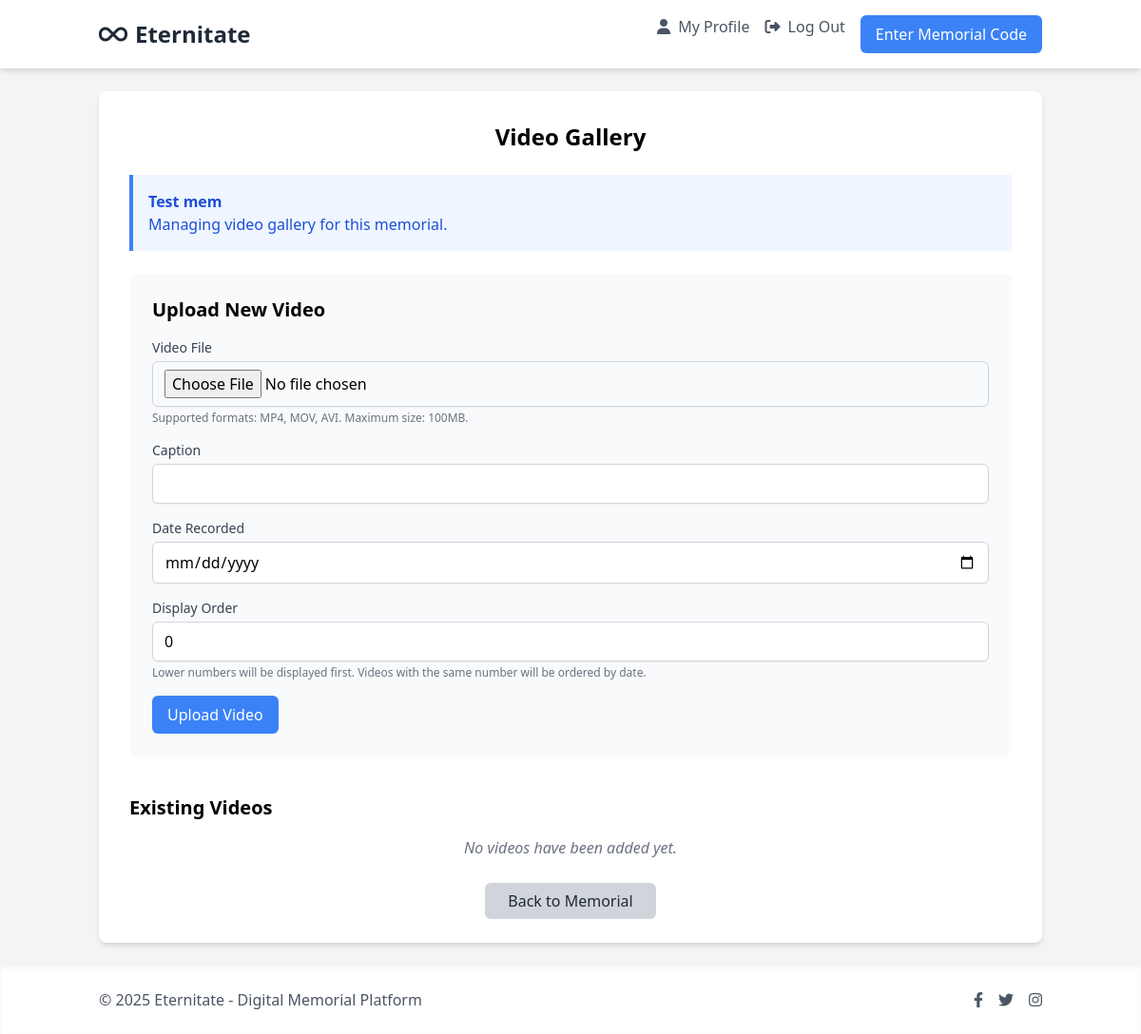
/1GRJlYVIPmZ2bedQ6IGygAsGyCAUHMCx/videos/ (signed in), run on an earlier commit of the app's database.
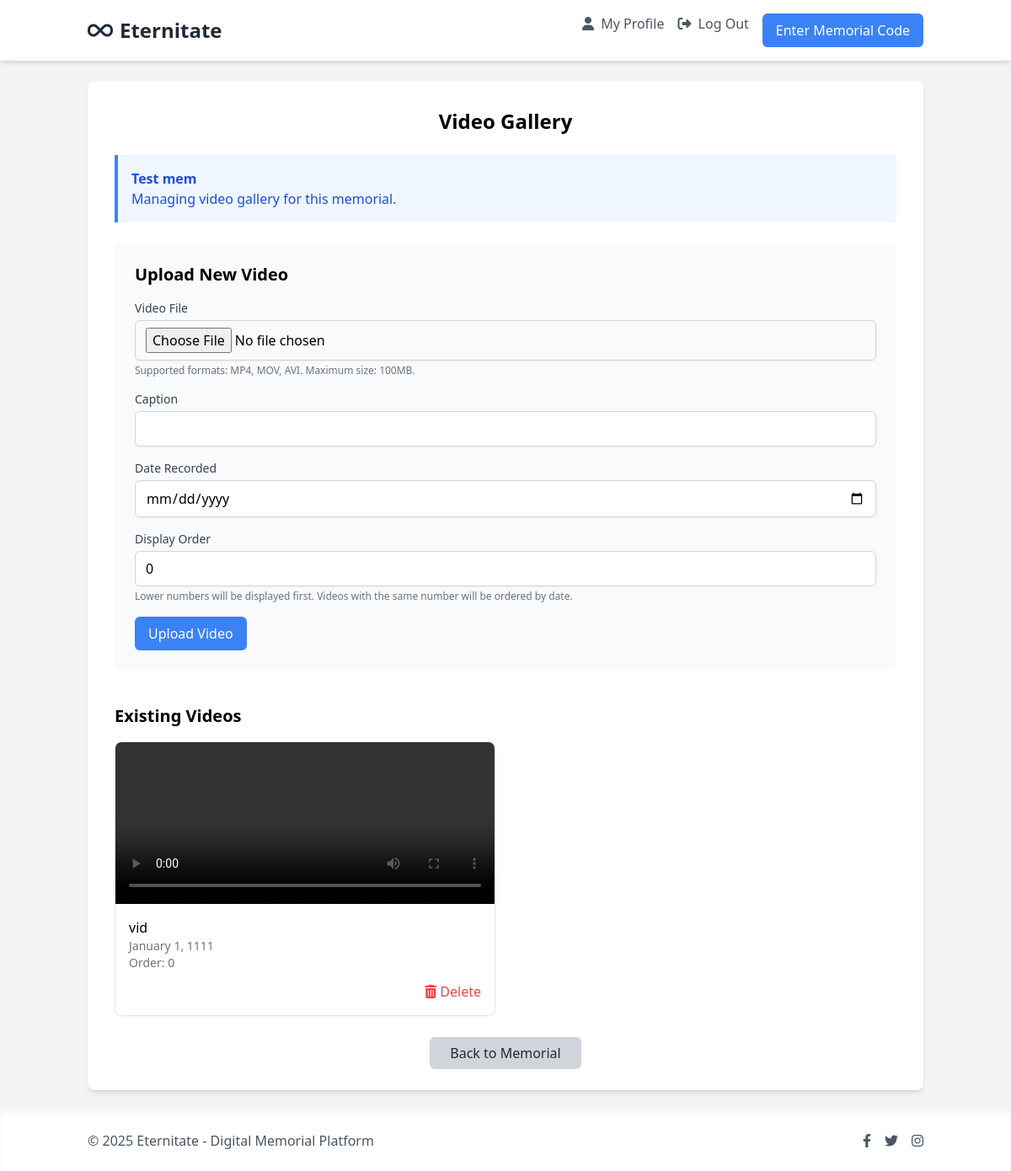
And on a later commit of the database.
### memorials/models.py (models this page shows, shortened)
class Video(models.Model):
    memorial = models.ForeignKey(Memorial, related_name='videos', on_delete=models.CASCADE)
    video = models.FileField(upload_to='memorials/videos/%Y/%m/')
    caption = models.CharField(max_length=255, blank=True)
    date_recorded = models.DateField(null=True, blank=True)
    order = models.PositiveIntegerField(default=0)
    class Meta:
        ordering = ['order', '-date_recorded']

### memorials/views.py (the view)
# urls.py: path('<str:code>/videos/', views.upload_video, name='upload_video'),
@login_required
def upload_video(request, code):
    profile_code = get_object_or_404(ProfileCode, code=code, is_claimed=True)
    memorial = get_object_or_404(Memorial, profile_code=profile_code)
    if request.user != memorial.owner:
        messages.error(request, "You don't have permission to add videos to this memorial.")
        return redirect('memorials:memorial_detail', code=code)
    if request.method == 'POST':
        form = VideoForm(request.POST, request.FILES)
        if form.is_valid():
            video = form.save(commit=False)
            video.memorial = memorial
            video.save()
            messages.success(request, "Video uploaded successfully.")
            return redirect('memorials:upload_video', code=code)
    else:
        form = VideoForm()
    return render(request, 'memorials/video_gallery.html', {
        'form': form,
        'memorial': memorial,
        'videos': memorial.videos.all(),
    })

### memorials/forms.py
class VideoForm(forms.ModelForm):
    class Meta:
        model = Video
        fields = ['video', 'caption', 'date_recorded', 'order']
        widgets = {
            'video': forms.FileInput(attrs={
                'class': 'mt-1 block w-full px-3 py-2 border border-gray-300 rounded-md shadow-sm focus:outline-none focus:ring-blue-500 focus:border-blue-500'
            }),
            'caption': forms.TextInput(attrs={
                'class': 'mt-1 block w-full px-3 py-2 border border-gray-300 rounded-md shadow-sm focus:outline-none focus:ring-blue-500 focus:border-blue-500',
                'placeholder': 'Caption for the video'
            }),
            'date_recorded': forms.DateInput(attrs={
                'type': 'date',
                'class': 'mt-1 block w-full px-3 py-2 border border-gray-300 rounded-md shadow-sm focus:outline-none focus:ring-blue-500 focus:border-blue-500'
            }),
            'order': forms.NumberInput(attrs={
                'class': 'mt-1 block w-full px-3 py-2 border border-gray-300 rounded-md shadow-sm focus:outline-none focus:ring-blue-500 focus:border-blue-500'
            }),
        }

### templates/memorials/video_gallery.html (shortened to what the changed rows need)
{% extends 'base.html' %}
{% load i18n %}
{% block content %}
<div class="max-w-5xl mx-auto bg-white p-8 rounded-lg shadow-md fade-in">
    <h1 class="text-2xl font-bold text-center mb-6">{% trans "Video Gallery" %}</h1>
    <div class="bg-blue-50 border-l-4 border-blue-500 text-blue-700 p-4 mb-6" role="alert">
        <p class="font-bold">{{ memorial.full_name }}</p>
        <p>{% trans "Managing video gallery for this memorial." %}</p>
    </div>
    <div class="mb-10 p-6 bg-gray-50 rounded-lg">
        <h2 class="text-xl font-semibold mb-4">{% trans "Upload New Video" %}</h2>
        <form method="post" enctype="multipart/form-data" class="space-y-4">
        </form>
    </div>
    <h2 class="text-xl font-semibold mb-4">{% trans "Existing Videos" %}</h2>
    {% if videos %}
        <div class="grid grid-cols-1 md:grid-cols-2 gap-6">
            {% for video in videos %}
                <div class="border rounded-lg overflow-hidden shadow-sm">
                    <video controls class="w-full h-48 object-cover">
                        <source src="{{ video.video.url }}" type="video/mp4">
                    </video>
                    <div class="p-4">
                        {% if video.caption %}
                            <p class="font-medium">{{ video.caption }}</p>
                        {% else %}
                            <p class="font-medium text-gray-500 italic">{% trans "No caption" %}</p>
                        {% endif %}
                        {% if video.date_recorded %}
                            <p class="text-sm text-gray-500">{{ video.date_recorded|date:"F j, Y" }}</p>
                        {% endif %}
                        <p class="text-sm text-gray-500">{% trans "Order:" %} {{ video.order }}</p>
                        <div class="mt-3 flex justify-end">
                            <form method="post" action="{% url 'memorials:delete_video' video.id %}"
                                  onsubmit="return confirm('{% trans "Are you sure you want to delete this video?" %}');">
                                <button type="submit" class="text-red-500 hover:text-red-700">
                                    <i class="fas fa-trash-alt"></i> {% trans "Delete" %}
                                </button>
                            </form>
                        </div>
                    </div>
                </div>
            {% endfor %}
        </div>
    {% else %}
        <p class="text-gray-500 text-center italic">{% trans "No videos have been added yet." %}</p>
    {% endif %}
    <div class="mt-8 text-center">
        <a href="{% url 'memorials:memorial_detail' code=memorial.profile_code.code %}" class="bg-gray-300 hover:bg-gray-400 text-gray-800 py-2 px-6 rounded-md transition">
        </a>
    </div>
</div>
{% endblock %}

What changed in the data, as far as the page shows it:
added Video: caption "vid", date_recorded "January 1, 1111", order "0"
Also different on the page:
text no longer shown: "No videos have been added yet."
